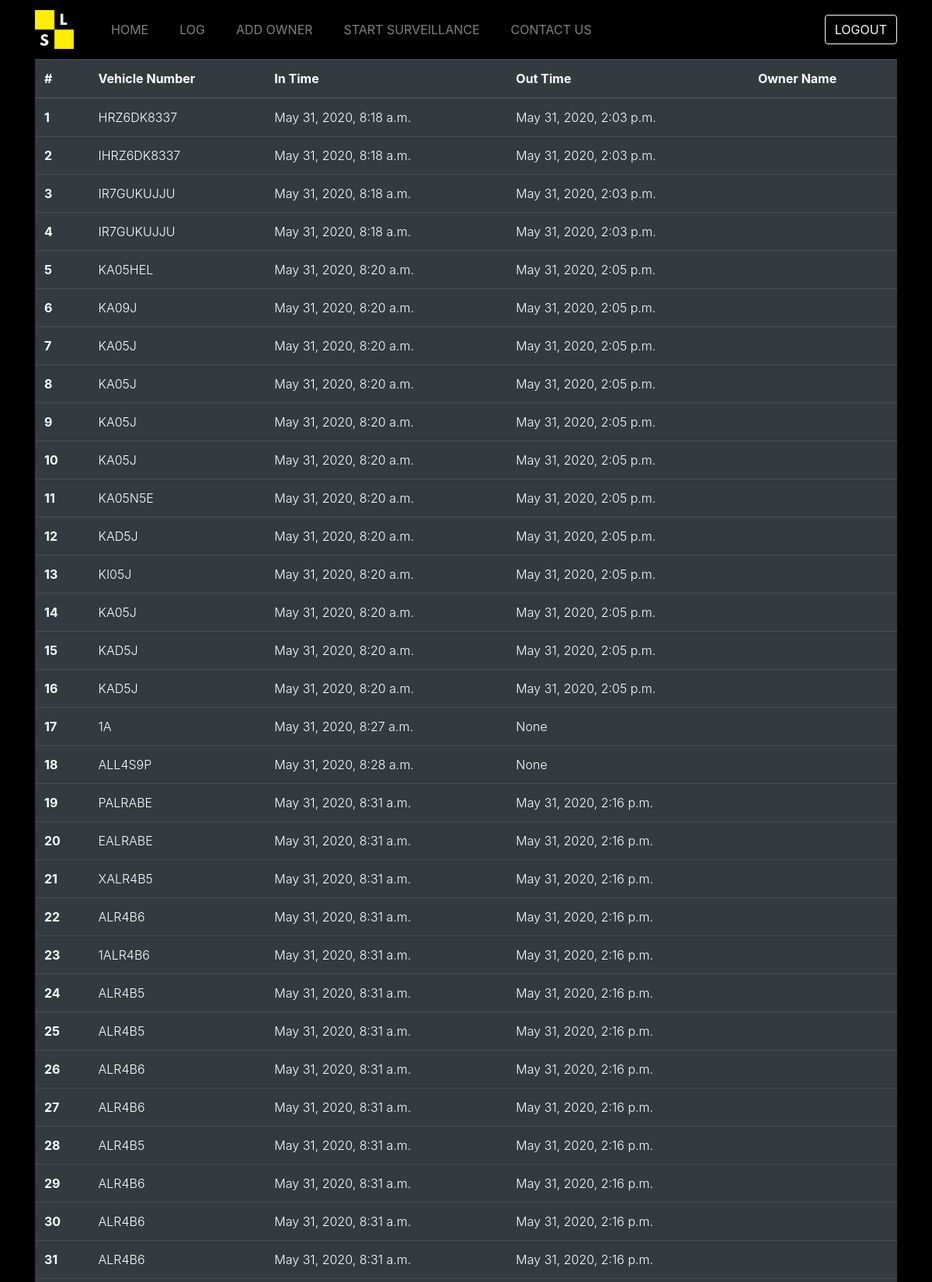
/displaylog/?page=2 (signed in, upper part), run on the app's committed database.
### license/models.py (models this page shows, shortened)
class Log(models.Model):
    numberplate = models.CharField(max_length=200)
    timein = models.DateTimeField(auto_now_add=True)
    timeout = models.DateTimeField(auto_now_add=False,null=True,blank=True)

### license/views.py (the view)
# urls.py: url('displaylog/',views.displaylog,name='displaylog'),
def displaylog(request):
    loglist = Log.objects.all()
    loglist = loglist.reverse()
    paginator = Paginator(loglist,50)
    page = request.GET.get('page')
    loglist = paginator.get_page(page)
    context = {
        'loglist': loglist,
        'ownerlist': Owner.objects.all()
    }
    return render(request,'displaylog.html',context)

### templates/displaylog.html (shortened to what this page needs)
{% extends 'base.html' %}
{% load static %}
{% block content %}
{% if user.is_authenticated %}
<div class="container">
<table class="table table-dark">
  <thead class="thead-dark">
    <tr>
      <th scope="col">#</th>
      <th scope="col">Vehicle Number</th>
      <th scope="col">In Time</th>
      <th scope="col">Out Time</th>
        <th scope="col">Owner Name</th>
    </tr>
  </thead>
    <tbody class="font-weight-light">
    {% for one in loglist%}
    <tr>
      <th scope="row">{{forloop.counter}}</th>
      <td>{{ one.numberplate }}</td>
      <td>{{ one.timein }}</td>
      <td>{{ one.timeout }}</td>
      <td>
      </td>
    </tr>
    {% endfor %}
    </tbody>
</table>
</div>
{% else %}
    <p>Login <a href="/login">here!</a></p>
{% endif %}
{% endblock %}

### templates/base.html (style rules this page uses)
body { background-color:black; !important text: white; !important font:14px/28px DINPro-Bold,Arial,Verdana,sans-serif; !important }

### data on the page
Log: numberplate "HRZ6DK8337", timein "May 31, 2020, 8:18 a.m.", timeout "May 31, 2020, 2:03 p.m."
Log: numberplate "IHRZ6DK8337", timein "May 31, 2020, 8:18 a.m.", timeout "May 31, 2020, 2:03 p.m."
Log: numberplate "IR7GUKUJJU", timein "May 31, 2020, 8:18 a.m.", timeout "May 31, 2020, 2:03 p.m."
Log: numberplate "IR7GUKUJJU", timein "May 31, 2020, 8:18 a.m.", timeout "May 31, 2020, 2:03 p.m."
Log: numberplate "KA05HEL", timein "May 31, 2020, 8:20 a.m.", timeout "May 31, 2020, 2:05 p.m."
Log: numberplate "KA09J", timein "May 31, 2020, 8:20 a.m.", timeout "May 31, 2020, 2:05 p.m."
Log: numberplate "KA05J", timein "May 31, 2020, 8:20 a.m.", timeout "May 31, 2020, 2:05 p.m."
Log: numberplate "KA05J", timein "May 31, 2020, 8:20 a.m.", timeout "May 31, 2020, 2:05 p.m."
Log: numberplate "KA05J", timein "May 31, 2020, 8:20 a.m.", timeout "May 31, 2020, 2:05 p.m."
Log: numberplate "KA05J", timein "May 31, 2020, 8:20 a.m.", timeout "May 31, 2020, 2:05 p.m."
Log: numberplate "KA05N5E", timein "May 31, 2020, 8:20 a.m.", timeout "May 31, 2020, 2:05 p.m."
Log: numberplate "KAD5J", timein "May 31, 2020, 8:20 a.m.", timeout "May 31, 2020, 2:05 p.m."
Log: numberplate "KI05J", timein "May 31, 2020, 8:20 a.m.", timeout "May 31, 2020, 2:05 p.m."
Log: numberplate "KA05J", timein "May 31, 2020, 8:20 a.m.", timeout "May 31, 2020, 2:05 p.m."
Log: numberplate "KAD5J", timein "May 31, 2020, 8:20 a.m.", timeout "May 31, 2020, 2:05 p.m."
Log: numberplate "KAD5J", timein "May 31, 2020, 8:20 a.m.", timeout "May 31, 2020, 2:05 p.m."
Log: numberplate "1A", timein "May 31, 2020, 8:27 a.m.", timeout "None"
Log: numberplate "ALL4S9P", timein "May 31, 2020, 8:28 a.m.", timeout "None"
Log: numberplate "PALRABE", timein "May 31, 2020, 8:31 a.m.", timeout "May 31, 2020, 2:16 p.m."
Log: numberplate "EALRABE", timein "May 31, 2020, 8:31 a.m.", timeout "May 31, 2020, 2:16 p.m."
Log: numberplate "XALR4B5", timein "May 31, 2020, 8:31 a.m.", timeout "May 31, 2020, 2:16 p.m."
Log: numberplate "ALR4B6", timein "May 31, 2020, 8:31 a.m.", timeout "May 31, 2020, 2:16 p.m."
Log: numberplate "1ALR4B6", timein "May 31, 2020, 8:31 a.m.", timeout "May 31, 2020, 2:16 p.m."
Log: numberplate "ALR4B5", timein "May 31, 2020, 8:31 a.m.", timeout "May 31, 2020, 2:16 p.m."
Log: numberplate "ALR4B5", timein "May 31, 2020, 8:31 a.m.", timeout "May 31, 2020, 2:16 p.m."
Log: numberplate "ALR4B6", timein "May 31, 2020, 8:31 a.m.", timeout "May 31, 2020, 2:16 p.m."
Log: numberplate "ALR4B6", timein "May 31, 2020, 8:31 a.m.", timeout "May 31, 2020, 2:16 p.m."
Log: numberplate "ALR4B5", timein "May 31, 2020, 8:31 a.m.", timeout "May 31, 2020, 2:16 p.m."
Log: numberplate "ALR4B6", timein "May 31, 2020, 8:31 a.m.", timeout "May 31, 2020, 2:16 p.m."
Log: numberplate "ALR4B6", timein "May 31, 2020, 8:31 a.m.", timeout "May 31, 2020, 2:16 p.m."
Log: numberplate "ALR4B6", timein "May 31, 2020, 8:31 a.m.", timeout "May 31, 2020, 2:16 p.m."
